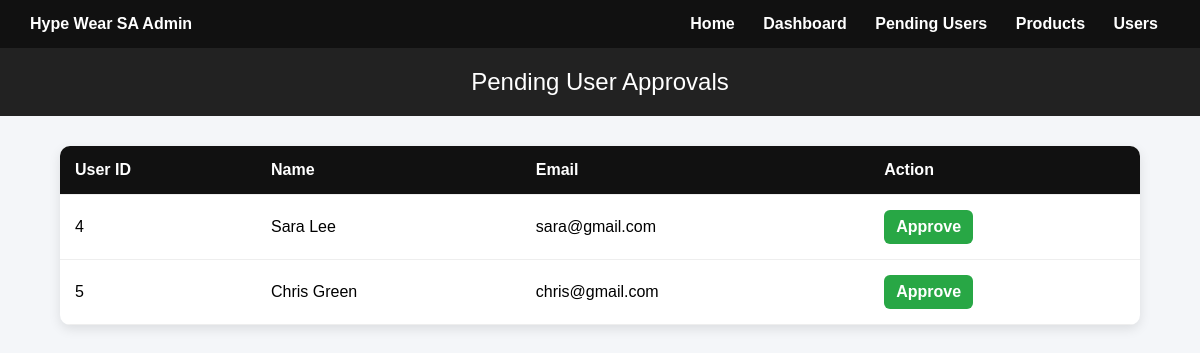
/adminLogin.php, run on the app's committed database.
### tables this page shows
CREATE TABLE `tbluser` (
  `user_id` int(11) NOT NULL,
  `name` varchar(100) DEFAULT NULL,
  `email` varchar(100) DEFAULT NULL,
  `password` varchar(255) DEFAULT NULL,
  `role` int(11) DEFAULT NULL,
  `verified` tinyint(1) DEFAULT 0
);

### adminLogin.php (the view, shortened to what this page needs)
<?php
include __DIR__ . '/../DBConn.php';
?>
<!DOCTYPE html>
<html>
<head>
</head>
<body>
<div class="navbar">
    <div><b>Hype Wear SA Admin</b></div>
    <div>
        <a href="/hypewearsa/index.php">Home</a>
        <a href="/hypewearsa/Admin/admin_dashboard.php">Dashboard</a>
        <a href="/hypewearsa/Admin/adminLogin.php">Pending Users</a>
        <a href="/hypewearsa/Admin/admin_products.php">Products</a>
        <a href="/hypewearsa/users/view_users.php">Users</a>
    </div>
</div>
<header>Pending User Approvals</header>
<div class="container">
<table>
<tr>
    <th>User ID</th>
    <th>Name</th>
    <th>Email</th>
    <th>Action</th>
</tr>
<?php
$result = $conn->query("SELECT * FROM tblUser WHERE verified=0");
if($result && $result->num_rows > 0){
    while ($row = $result->fetch_assoc()) {
        $user_id = (int)$row['user_id'];
        $name = htmlspecialchars($row['name']);
        $email = htmlspecialchars($row['email']);
?>
<tr>
    <td><?php echo $user_id; ?></td>
    <td><?php echo $name; ?></td>
    <td><?php echo $email; ?></td>
    <td>
        <a class="approve-btn"
           href="/hypewearsa/Admin/approve.php?id=<?php echo $user_id; ?>">
            Approve
        </a>
    </td>
</tr>
<?php
    }
} else {
    echo "<tr><td colspan='4' class='no-users'>No pending users</td></tr>";
}
?>
</table>
</div>
</body>
</html>

### adminLogin.php (style rules this page uses)
body { font-family:Arial; background:#f4f6f9; margin:0; }
.navbar { display:flex; justify-content:space-between; align-items:center; background:#111; padding:15px 30px; color:white; }
.navbar a { color:white; text-decoration:none; margin:0 12px; font-weight:bold; }
header { background:#222; color:white; padding:20px; text-align:center; font-size:24px; }
.container { width:90%; margin:auto; padding:30px 0; }
table { width:100%; border-collapse:collapse; background:white; box-shadow:0 4px 12px rgba(0,0,0,0.1); border-radius:10px; overflow:hidden; }
th, td { padding:15px; text-align:left; border-bottom:1px solid #eee; }
th { background:#111; color:white; }
.approve-btn { background:#28a745; color:white; padding:8px 12px; border-radius:6px; text-decoration:none; font-weight:bold; display:inline-block; }

### data on the page
tbluser: user_id "4", name "Sara Lee", email "sara@gmail.com"
tbluser: user_id "5", name "Chris Green", email "chris@gmail.com"
